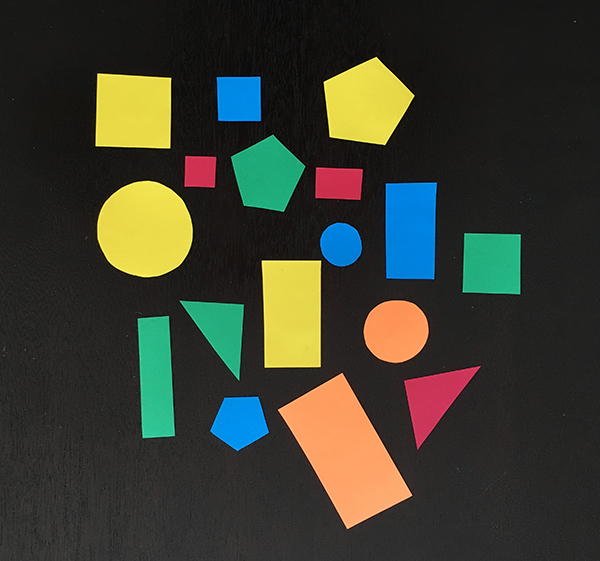
#> input picture 45.png, 600 x 561 px
$ python shape_detection_final.py
#> lines starting #> are read from the running program, lines starting #| are printed output that depends on the picture; after the words box and inside, x2 and y2 are one past the last pixel; in counts of white or black regions, pixels touching at a corner belong together
import cv2
import numpy as np

file = '45.png'

# Opening and reading picture
img = cv2.imread(file, 0)
#> img: shape (561, 600); min 0, max 242, mean 57.7
img2 = cv2.imread(file, 1)
#> img2 is the input picture: shape (561, 600, 3); mean B, G, R 47.5, 60.1, 58.4
frame = cv2.imread(file)

# Searching constants added to segregate colours
a = 6
b = 5
c = 11
d = 11
# e = 3

# Double filtering to remove the slightest noises
_, threshold = cv2.threshold(img, 85, 255, cv2.THRESH_BINARY)
#> threshold: shape (561, 600); 19.8% white; 21 white regions (4 under 20 px), largest, box (x1, y1, x2, y2) and area: (278, 373, 412, 529) 10269, (97, 181, 193, 277) 7323, (261, 260, 321, 368) 6226
blurred = cv2.GaussianBlur(threshold,(5,5),0)
_, threshold = cv2.threshold(blurred, 77, 255, cv2.THRESH_BINARY)
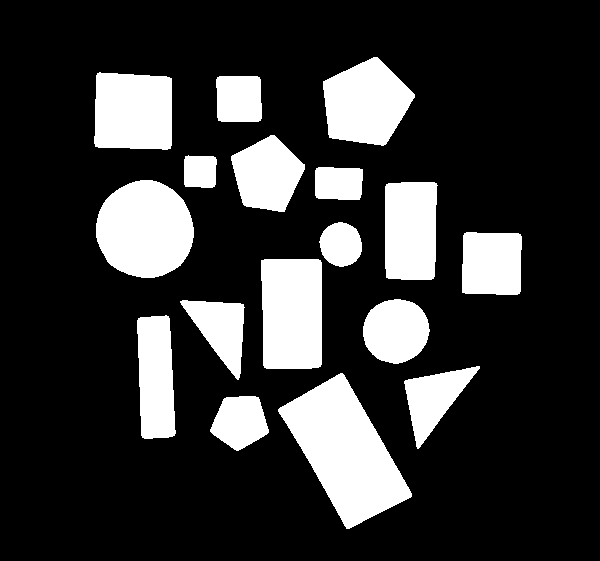
#> threshold: shape (561, 600); 20.7% white; 17 white regions
contours, _ = cv2.findContours(threshold, cv2.RETR_TREE, cv2.CHAIN_APPROX_SIMPLE)
#> contours = 17 contours; largest, box (x1, y1, x2, y2) and area: (278, 373, 412, 529) 10290, (96, 180, 194, 278) 7368, (261, 259, 322, 369) 6370, (323, 57, 415, 146) 5586, (94, 72, 172, 150) 5531

# [7 lines of commented-out code are left out]
bgr = cv2.cvtColor(frame, 1)

# define range of colours
lower_green = np.array([80,150,20])     # GREEN
upper_green = np.array([180,220,70])

lower_orange = np.array([80,100,200])   # ORANGE
upper_orange = np.array([120,180,255])

lower_blue = np.array([180,120,0])      # BLUE
upper_blue = np.array([255,180,30])

lower_yellow = np.array([65,200,200])   # YELLLOW
upper_yellow = np.array([95,250,250])

lower_red = np.array([60,40,150])       # RED
upper_red = np.array([100,80,244])


# Threshold the HSV image to get only blue colors
mask_g = cv2.inRange(bgr, lower_green, upper_green)
#> mask_g: shape (561, 600); 3.9% white; 5 white regions (1 under 20 px), largest, box (x1, y1, x2, y2) and area: (138, 316, 175, 438) 3721, (231, 135, 305, 212) 3699, (463, 233, 521, 294) 3311, (181, 301, 244, 379) 2462
mask_o = cv2.inRange(bgr, lower_orange, upper_orange)
#> mask_o: shape (561, 600); 3.8% white; 8 white regions (6 under 20 px), largest, box (x1, y1, x2, y2) and area: (280, 373, 411, 529) 9781, (364, 301, 428, 363) 3081
mask_b = cv2.inRange(bgr, lower_blue, upper_blue)
#> mask_b: shape (561, 600); 3% white; 4 white regions, box (x1, y1, x2, y2) and area: (386, 183, 437, 279) 4637, (211, 397, 269, 450) 2134, (217, 77, 261, 121) 1860, (321, 223, 362, 266) 1378
mask_y = cv2.inRange(bgr, lower_yellow, upper_yellow)
#> mask_y: shape (561, 600); 6.7% white; 13 white regions (9 under 20 px), largest, box (x1, y1, x2, y2) and area: (99, 183, 192, 276) 6856, (263, 262, 321, 366) 5644, (324, 58, 413, 144) 5163, (96, 74, 171, 148) 5016
mask_r = cv2.inRange(bgr, lower_red, upper_red)
#> mask_r: shape (561, 600); 1.4% white; 5 white regions (2 under 20 px), largest, box (x1, y1, x2, y2) and area: (404, 367, 477, 447) 2548, (316, 168, 363, 200) 1363, (185, 156, 216, 187) 902

# Bitwise-AND mask and original image
res_g = cv2.bitwise_and(frame,frame, mask= mask_g)
res_o = cv2.bitwise_and(frame,frame, mask= mask_o)
res_b = cv2.bitwise_and(frame,frame, mask= mask_b)
res_y = cv2.bitwise_and(frame,frame, mask= mask_y)
res_r = cv2.bitwise_and(frame,frame, mask= mask_r)

font = cv2.FONT_HERSHEY_COMPLEX

# Drawing shapes and displaying in respective files
for cnt in contours:
    approx = cv2.approxPolyDP(cnt, 0.02*cv2.arcLength(cnt, True), True)
    cv2.drawContours(img, [approx], 0, (0), 5)
#    print (len(approx))

    x = approx.ravel()[0]
    y = approx.ravel()[1]

    if len(approx) == 3:
        shape = 'triangle'

    elif len(approx) == 4:
        shape = 'quadrilateral'

    elif len(approx) == 5:
        shape = 'pentagon'

    else:
        shape = 'circle'

    cv2.putText(img, shape, (x,y), font, 0.4, (255,255,255))


    if ((img2[y+a,x+b] >= [80,150,20]).all()):      # GREEN
        if ((img2[y+a,x+b] <= [180,220,70]).all()):
            cv2.putText(res_g, shape, (x,y), font, 0.4, (255,255,255))

    if ((img2[y+a,x+b] >= [80,100,200]).all()):     # ORANGE
        if ((img2[y+a,x+b] <= [120,180,255]).all()):
            cv2.putText(res_o, shape, (x,y), font, 0.4, (255,255,255))

    if ((img2[y+a,x+b] >= [180,120,0]).all()):      # BLUE
        if ((img2[y+a,x+b] <= [255,180,30]).all()):
            cv2.putText(res_b, shape, (x,y), font, 0.4, (255,255,255))

    if ((img2[y+8,x+5] >= [65,200,200]).all()):     # YELLOW
        if ((img2[y+8,x+5] <= [95,250,250]).all()):
            cv2.putText(res_y, shape, (x,y), font, 0.4, (255,255,255))

    if ((img2[y+a,x+b] >= [60,40,150]).all()):      # RED
        if ((img2[y+a,x+b] <= [100,80,244]).all()):
            cv2.putText(res_r, shape, (x,y), font, 0.4, (255,255,255))

    # Left find

    if ((img2[y+c,x-d] >= [80,150,20]).all()):      # GREEN
        if ((img2[y+c,x-d] <= [180,220,70]).all()):
            cv2.putText(res_g, shape, (x,y), font, 0.4, (255,255,255))

    if ((img2[y+c,x-d] >= [80,100,200]).all()):     # ORANGE
        if ((img2[y+c,x-d] <= [120,180,255]).all()):
            cv2.putText(res_o, shape, (x,y), font, 0.4, (255,255,255))

    if ((img2[y+c,x-d] >= [180,120,0]).all()):      # BLUE
        if ((img2[y+c,x-d] <= [255,180,30]).all()):
            cv2.putText(res_b, shape, (x,y), font, 0.4, (255,255,255))

    if ((img2[y+c,x-d] >= [65,200,200]).all()):     # YELLOW
        if ((img2[y+c,x-d] <= [95,250,250]).all()):
            cv2.putText(res_y, shape, (x,y), font, 0.4, (255,255,255))

    if ((img2[y+c,x-d] >= [60,40,150]).all()):      # RED
        if ((img2[y+c,x-d] <= [100,80,244]).all()):
            cv2.putText(res_r, shape, (x,y), font, 0.4, (255,255,255))
#> this loop made 17 passes
#> (approx, x, y, shape) on passes 2, 3, 4, 5, 7, 8, 10, 12, 13: ([[340, 373], [278, 411], [349, 528], [411, 493]], 340, 373, 'quadrilateral'), ([[479, 366], [404, 381], [417, 448]], 479, 366, 'triangle'), ([[166, 315], [137, 320], [144, 438], [175, 433]], 166, 315, 'quadrilateral'), ([[180, 301], [238, 379], [243, 304]], 180, 301, 'triangle'), ([[261, 260], [264, 367], [320, 366], [320, 260]], 261, 260, 'quadrilateral'), ([[464, 233], [462, 292], [519, 293], [520, 234]], 464, 233, 'quadrilateral'), ([[388, 183], [386, 277], [431, 279], [437, 185]], 388, 183, 'quadrilateral'), ([[316, 168], [316, 197], [359, 199], [362, 169]], 316, 168, 'quadrilateral'), ([[185, 156], [185, 186], [214, 186], [215, 157]], 185, 156, 'quadrilateral')
#> (x, y, shape) on passes 1, 6, 9, 11, 14, 17: (258, 397, 'pentagon'), (394, 299, 'circle'), (338, 222, 'circle'), (140, 180, 'circle'), (270, 135, 'pentagon'), (414, 94, 'pentagon')
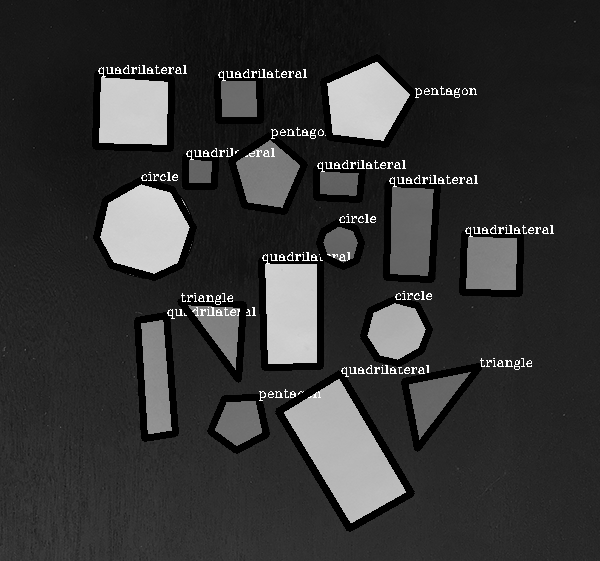
#> img: shape (561, 600); min 0, max 255, mean 51.8
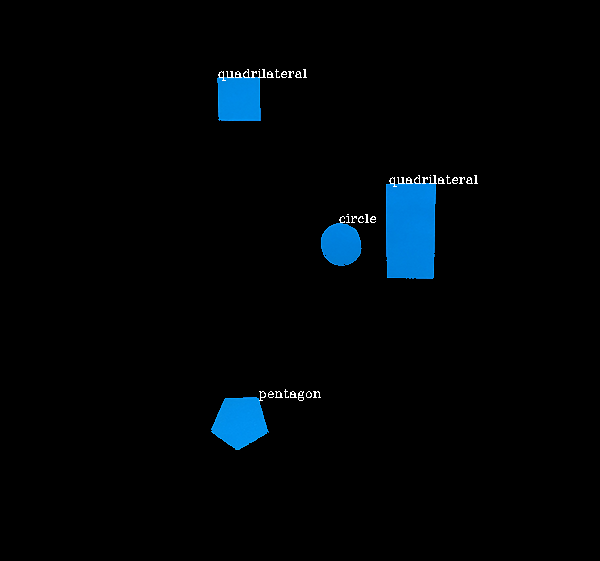
#> res_b: shape (561, 600, 3); mean B, G, R 7.4, 4.7, 0.7
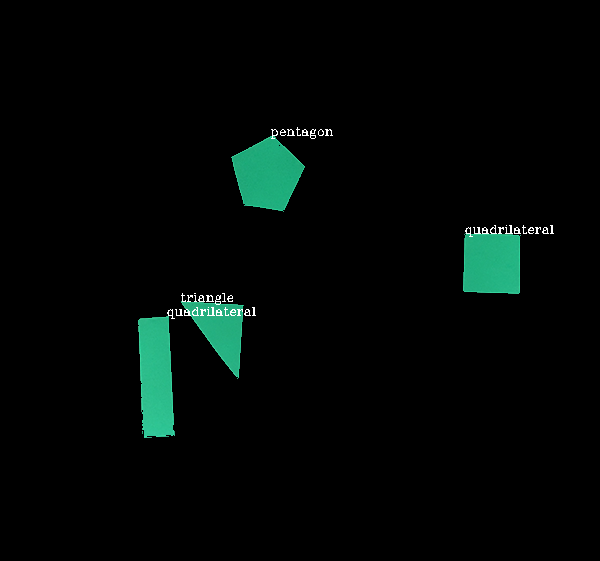
#> res_g: shape (561, 600, 3); mean B, G, R 5.8, 7.7, 2.2
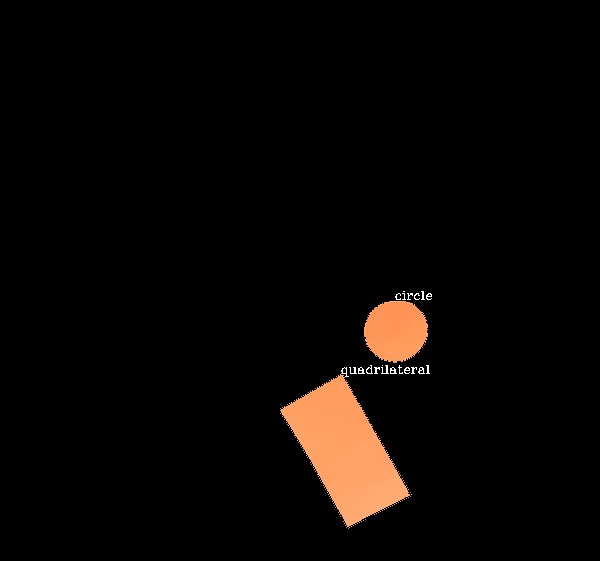
#> res_o: shape (561, 600, 3); mean B, G, R 4.1, 6.4, 10
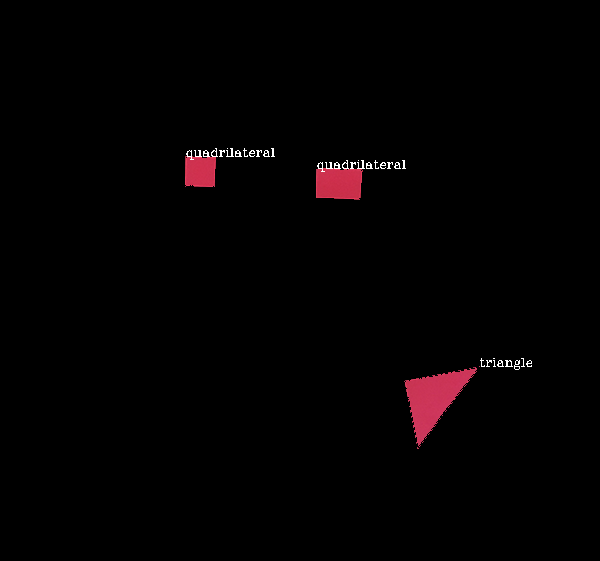
#> res_r: shape (561, 600, 3); mean B, G, R 1.8, 1.3, 3.5
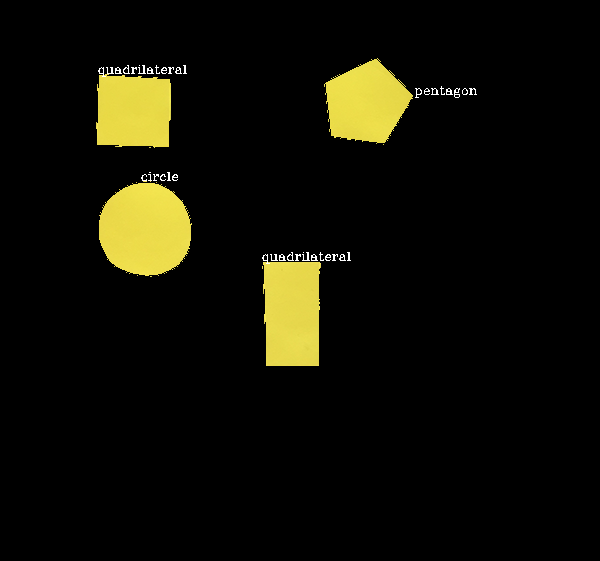
#> res_y: shape (561, 600, 3); mean B, G, R 5.7, 15.5, 16.5

# =============================================================================
#     # Center
#
#     if ((img2[y+e,x] >= [80,150,20]).all()):      # GREEN
#         if ((img2[y+e,x] <= [180,220,70]).all()):
#             cv2.putText(res_g, shape, (x,y), font, 0.4, (255,255,255))
#
#     if ((img2[y+e,x] >= [80,100,200]).all()):     # ORANGE
#         if ((img2[y+e,x] <= [120,180,255]).all()):
#             cv2.putText(res_o, shape, (x,y), font, 0.4, (255,255,255))
#
#     if ((img2[y+e,x] >= [180,120,0]).all()):      # BLUE
#         if ((img2[y+e,x] <= [255,180,30]).all()):
#             cv2.putText(res_b, shape, (x,y), font, 0.4, (255,255,255))
#
#     if ((img2[y+e,x] >= [65,200,200]).all()):     # YELLOW
#         if ((img2[y+e,x] <= [95,250,250]).all()):
#             cv2.putText(res_y, shape, (x,y), font, 0.4, (255,255,255))
#
#     if ((img2[y+e,x] >= [60,40,150]).all()):      # RED
#         if ((img2[y+e,x] <= [100,80,244]).all()):
#             cv2.putText(res_r, shape, (x,y), font, 0.4, (255,255,255))
#
# =============================================================================
#    print (y, x)


# =============================================================================
# cv2.imshow('original',img)
# cv2.imshow('threshold',threshold)
# cv2.waitKey(0)
# cv2.destroyAllWindows()
# =============================================================================

cv2.imshow('Image',frame)
cv2.imshow('Red coloured Objects',res_r)
cv2.waitKey(0)
cv2.destroyAllWindows()

cv2.imshow('Image',frame)
cv2.imshow('Green coloured Objects',res_g)
cv2.waitKey(0)
cv2.destroyAllWindows()

cv2.imshow('Image',frame)
cv2.imshow('Blue coloured Objects',res_b)
cv2.waitKey(0)
cv2.destroyAllWindows()

cv2.imshow('Image',frame)
cv2.imshow('Yellow coloured Objects',res_y)
cv2.waitKey(0)
cv2.destroyAllWindows()

cv2.imshow('Image',frame)
cv2.imshow('Orange coloured Objects',res_o)
cv2.waitKey(0)
cv2.destroyAllWindows()
